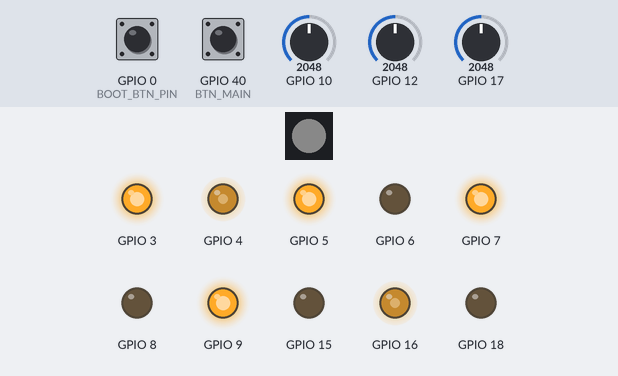
Simulated run of this program. Board: ESP32-S3. On the bench: 1 RGB LEDs in strip order, left to right, output pins drawn as LEDs (lit = HIGH). Inputs (shaded band) come from the test bench; at power-on: GPIO 0 (BOOT_BTN_PIN) LOW, GPIO 40 (BTN_MAIN) LOW, GPIO 17 = 2048, GPIO 10 = 2048, GPIO 12 = 2048. Dim RGB values are drawn brighter than linear; what the program prints to the serial monitor is not drawn.

Above: at 1.2 s.
1.3 s: GPIO 0 (BOOT_BTN_PIN) pulled HIGH for 0.15 s
At 2.1 s:
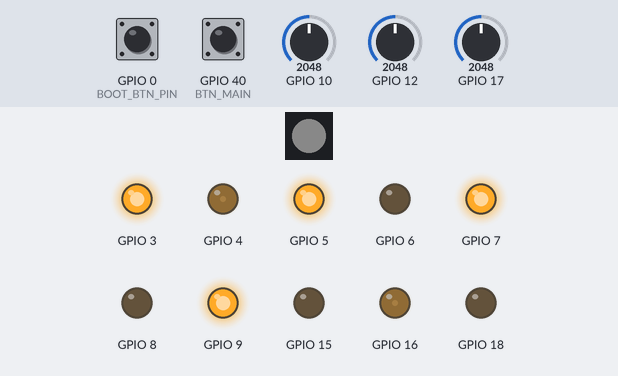
At 4.21 s:
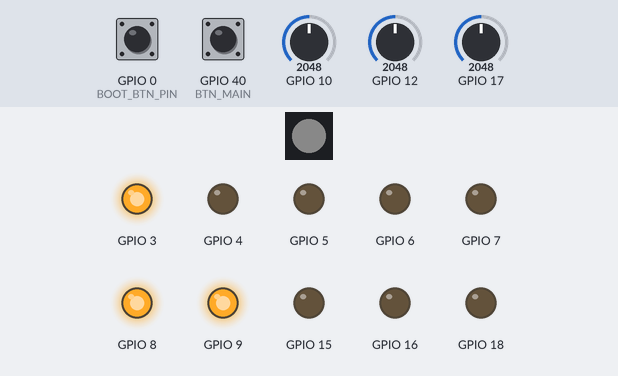
4.4 s: GPIO 40 (BTN_MAIN) pulled HIGH for 0.15 s
At 5.1 s:
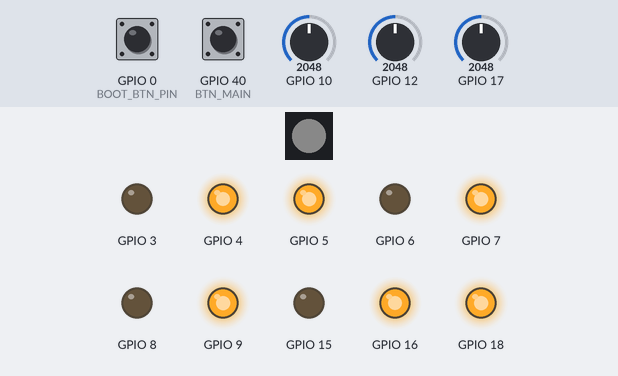
7.5 s: GPIO 17 set to 2413
9.0 s: GPIO 17 set to 2490
10.5 s: GPIO 40 (BTN_MAIN) pulled HIGH for 1 s
14.5 s: GPIO 40 (BTN_MAIN) pulled HIGH for 3.2 s
At 20.86 s:
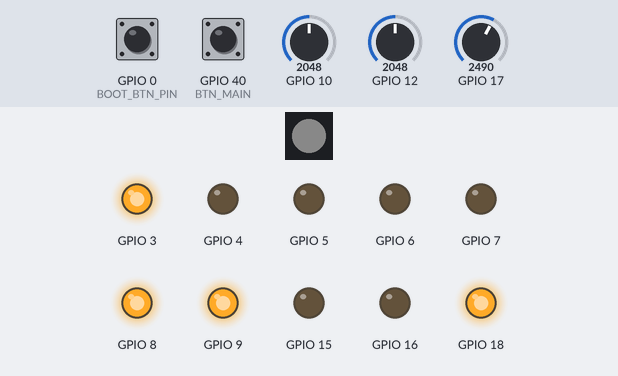
Timing chart, 0 to 21.0 s (numbered marks = the images above; inputs shaded):
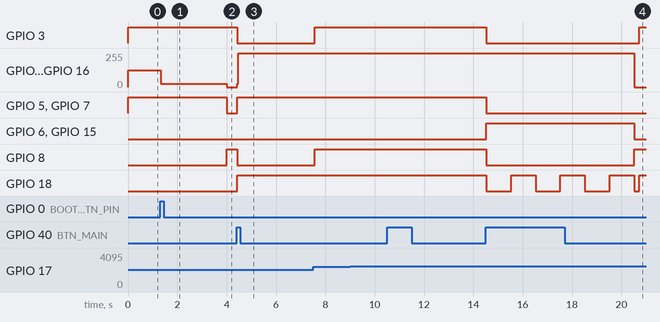

Measured:
- after the input at 1.3 s, GPIO 4, GPIO 16: 127/255 → 25/255 at once, → 0/255 2.7 s later
- after the input at 4.4 s, GPIO 3, GPIO 8: HIGH → LOW after 0.02 s instead of 2.6 s; GPIO 4, GPIO 16: 0/255 → 254/255 at once; GPIO 5, GPIO 7, GPIO 18: LOW → HIGH after 0.02 s instead of 2.6 s
- after the input at 9.0 s, every drawn part: stays the same
- after the input at 10.5 s, every drawn part: stays the same
- after the input at 14.5 s, GPIO 4, GPIO 16: 254/255 → 0/255 after 6.0 s

The program:

main.cpp
```cpp
#include <Arduino.h>
#include "hardware/BoardLED.h"
#include "hardware/LEDs.h"
#include "hardware/Debug.h"
#include "TrafficLights.h"
#include "hardware/Button.h"
#include "hardware/L298NMotor.h"
#include "hardware/ADC.h"
#include "RPMCounter.h"
#include "SpeedSignal.h"

#pragma region PINS

constexpr uint8_t POTENTIOMETER_RED = 17;

constexpr uint8_t NONE_PIN = 45;
constexpr uint8_t LEDS_RED = 3;
constexpr uint8_t LEDS_YELLOW = 8;
constexpr uint8_t LEDS_GREEN = 18;

constexpr uint8_t M1E = 4;
constexpr uint8_t M11 = 5;
constexpr uint8_t M12 = 6;
constexpr uint8_t M21 = 7;
constexpr uint8_t M22 = 15;
constexpr uint8_t M2E = 16;

constexpr uint8_t LEDS_BUILDIN = 48;
constexpr uint8_t LEDS_FOR_MEASUREMENT = 9;
constexpr uint8_t LEDS_PHOTO_RESISTOR_1 = 10;
constexpr uint8_t LEDS_PHOTO_RESISTOR_2 = 12;
constexpr uint8_t BTN_MAIN = 40;
constexpr uint8_t BOOT_BTN_PIN = 0;
constexpr ulong BAUD = 115200;
constexpr ulong ADC_RESOLUTION = 1 << 12;
#pragma endregion

constexpr ulong POTENTIOMETER_STEP = 10;
static Debug dbg("APP");
static std::array<uint8_t, 3> ledPins = {LEDS_RED, LEDS_YELLOW, LEDS_GREEN};
static std::array<uint8_t, 3> motor1Pins = {M1E, M11, M12};
static std::array<uint8_t, 3> motor2Pins = {M2E, M21, M22};
static std::array<uint8_t, 1> measureLightLed = {LEDS_FOR_MEASUREMENT};

static BoardLED boardLed(LEDS_BUILDIN);
static BoardLED noneLed(NONE_PIN);
static LEDs trafficLightLeds(ledPins.data(), ledPins.size());
static LEDs measureLeds(measureLightLed.data(), measureLightLed.size());

static TrafficLights trafficLights(trafficLightLeds, noneLed, dbg.Scoped("TL"));

static Button mainBtn(BTN_MAIN, LOW, dbg.Scoped("BTN" + String(BTN_MAIN, NONE_LEVEL)));
static Button bootBtn(BOOT_BTN_PIN, LOW, dbg.Scoped("BTN" + String(BOOT_BTN_PIN, NONE_LEVEL)));

static L298NMotor motor1Pet(motor1Pins, dbg.Scoped("M1", NONE_LEVEL));
static L298NMotor motor2Car(motor2Pins, dbg.Scoped("M2", NONE_LEVEL));

static ADC lightSensorCar(LEDS_PHOTO_RESISTOR_1, ADC_RESOLUTION, dbg.Scoped("LS1Car", NONE_LEVEL));
static ADC lightSensorPet(LEDS_PHOTO_RESISTOR_2, ADC_RESOLUTION, dbg.Scoped("LS2Pet", NONE_LEVEL));

static RPMCounter m1RpmCar(lightSensorCar, dbg.Scoped("RPMCar"));
static RPMCounter m2RpmPet(lightSensorPet, dbg.Scoped("RPMPet", NONE_LEVEL));

static SpeedSignal speedSignal(boardLed, dbg.Scoped("SpeedSignal"));
static ADC potentiometer(POTENTIOMETER_RED, ADC_RESOLUTION, dbg.Scoped("CR"));

uint8_t currentMaxSpeed = L298NMotor::MAX_SPEED; // Current max speed allowed by potentiometer in %
uint8_t motorSpeed = currentMaxSpeed;            // Current motors' speed in %

#pragma region MOTORS CONTROL

void updateCurrentSpeed(uint8_t speedValue)
{
  motorSpeed = speedValue;
  motor1Pet.speed(motorSpeed);
  motor2Car.speed(motorSpeed);
  dbg.print("new speed: " + String(motorSpeed));
}

void increaseMotorsSpeed()
{
  static uint8_t speedStep = 10;
  auto newSpeed = motorSpeed + speedStep;

  if (newSpeed > currentMaxSpeed)
  {
    newSpeed = speedStep;
  }
  updateCurrentSpeed(newSpeed);
}

#pragma endregion

#pragma region BUTTONs HANDLERS

void onBootBtnLongPress()
{
  updateCurrentSpeed(L298NMotor::MAX_SPEED);
}

void onBootBtnReleased()
{
  increaseMotorsSpeed();
}

void onMainBtnRelease()
{
  trafficLights.forceNextState();
}
void onMainBtnLongPress()
{
  trafficLights.togglePause();
}

#pragma endregion

void onLightTrafficStateChanged(TrafficLights::State state)
{
  static uint8_t num = 0;
  static L298NMotor::DIRECTION direction = L298NMotor::DIRECTION::FORWARD;
  switch (state)
  {
  case TrafficLights::State::RED_YELLOW:
  case TrafficLights::State::RED:
  case TrafficLights::State::YELLOW:
    motor1Pet.move(L298NMotor::DIRECTION::STOP, 0);
    motor2Car.move(L298NMotor::DIRECTION::STOP, 0);
    break;
  case TrafficLights::State::GREEN:
    num++;
    direction = num % 2 == 0
                    ? L298NMotor::DIRECTION::BACKWARD
                    : L298NMotor::DIRECTION::FORWARD;
    motor1Pet.move(direction, motorSpeed);
    motor2Car.move(direction, motorSpeed);
    break;
  case TrafficLights::State::GREEN_BLINK:
    motor1Pet.move(direction, motorSpeed);
    motor2Car.move(direction, motorSpeed);
    break;
  default:
    dbg.print("ERR:UnknownSTATE");
    motor1Pet.stop();
    motor2Car.stop();
    break;
  }
}

void processPotentiometer()
{
  auto value = potentiometer.percent();
  if (abs(value - currentMaxSpeed) < POTENTIOMETER_STEP)
  {
    return;
  }
  value = (value / POTENTIOMETER_STEP) * POTENTIOMETER_STEP; // adjust to step ladder
  auto previousMaxSpeed = currentMaxSpeed;
  currentMaxSpeed = value;
  dbg.print(String("CURRENTMAXSPEED(") + currentMaxSpeed + "%)");
  if (motorSpeed > currentMaxSpeed || motorSpeed == previousMaxSpeed)
  {
    dbg.print(String("speed=>CURRENTMAXSPEED(") + currentMaxSpeed + "%)");
    updateCurrentSpeed(currentMaxSpeed);
  }
}

void setup()
{
  Serial.begin(BAUD);

  boardLed.init();
  trafficLightLeds.init();
  mainBtn.init();
  bootBtn.init();

  motor1Pet.init();
  motor2Car.init();

  measureLeds.init();
  lightSensorCar.init();
  lightSensorPet.init();

  trafficLights.onNewState(onLightTrafficStateChanged);

  mainBtn.onRelease(onMainBtnRelease);
  mainBtn.onLongPress(onMainBtnLongPress);
  bootBtn.onRelease(onBootBtnReleased);
  bootBtn.onLongPress(onBootBtnLongPress);

  trafficLights.init();
  trafficLights.setSpeedMultiplier(0.5f);

  dbg.print("initialized.");

  measureLeds.upAll();
  speedSignal.track(&m1RpmCar);
  speedSignal.track(&m2RpmPet);

  motor1Pet.forward(0);
  motor2Car.forward(80);
}

void loop()
{
  trafficLights.tick(); // tick/millis-based mode of traffic lights

  mainBtn.tick();
  bootBtn.tick();
  m1RpmCar.tick();
  m2RpmPet.tick();
  speedSignal.tick();
  processPotentiometer();
}
```

RPMCounter.h
```cpp
#pragma once
/// @brief Calculates RPM based on light resistor voltage oscillations
/// by measuring distance between extremum
/// AI-generated
class RPMCounter
{
private:
    ADC &sensor;
    Debug &dbg;

    // Time tracking for RPM calculation
    unsigned long lastExtremumTime = 0;
    unsigned long currentRPM = 0;

    // State variables for peak/valley detection
    uint8_t lastExtremumValue = 0;
    bool isRising = true;

    // Hysteresis threshold to ignore minor signal jitter (adjust based on sensor variance)
    const uint8_t HYSTERESIS = 3;

    // Moving average filter variables
    uint8_t bufferIndex = 0;
    uint16_t bufferSum = 0;
    const uint8_t WINDOW_SIZE = 10; // Use a 10-sample window from your 100-byte buffer

    // Timeout: If no peaks are detected in this time, RPM drops to 0
    const unsigned long TIMEOUT_MS = 20000;

    // Measurement frequency tracking
    unsigned long freqWindowStart = 0;
    unsigned long tickCount = 0;

public:
    uint8_t buffer[100] = {0};

    RPMCounter(ADC &sensor, Debug &dbg) : sensor(sensor), dbg(dbg)
    {
    }

    void tick()
    {
        unsigned long now = millis();

        tickCount++;
        if (freqWindowStart == 0) freqWindowStart = now;
        unsigned long elapsed = now - freqWindowStart;

        auto newValue = sensor.percent();

        // 1. Moving Average Filter (Smooths the analog noise)
        bufferSum -= buffer[bufferIndex];
        buffer[bufferIndex] = newValue;
        bufferSum += newValue;
        bufferIndex = (bufferIndex + 1) % WINDOW_SIZE;

        uint8_t smoothedValue = bufferSum / WINDOW_SIZE;

        // 2. Extremum Detection Logic
        if (isRising)
        {
            // Looking for a PEAK
            if (smoothedValue < lastExtremumValue - HYSTERESIS)
            {
                // Signal was rising, but just dropped below the threshold. Peak found!
                isRising = false;

                if (lastExtremumTime > 0)
                {
                    unsigned long deltaMs = now - lastExtremumTime;
                    if (deltaMs > 0)
                    {
                        // Calculate RPM: (1 revolution / delta ms) * (60,000 ms / 1 minute)
                        // Note: This assumes 1 peak = 1 full revolution.
                        currentRPM = 60000 / deltaMs;
                        unsigned long measFreq = elapsed > 0 ? tickCount * 1000 / elapsed : 0;
                        dbg.print(String("RPM=") + currentRPM + " , DeltaMS=" + deltaMs + " , MeasFreq=" + measFreq + "Hz");
                    }
                }

                lastExtremumTime = now;
                lastExtremumValue = smoothedValue; // Reset threshold to track the valley
            }
            else if (smoothedValue > lastExtremumValue)
            {
                // Still rising, push the peak higher
                lastExtremumValue = smoothedValue;
            }
        }
        else
        {
            // Looking for a VALLEY
            if (smoothedValue > lastExtremumValue + HYSTERESIS)
            {
                // Signal was falling, but just rose above the threshold. Valley found!
                isRising = true;
                lastExtremumValue = smoothedValue; // Reset threshold to track the next peak

                // Note: If your target has multiple extremums per revolution (e.g., a fan
                // with multiple blades), you would also track time/deltas on valleys here.
            }
            else if (smoothedValue < lastExtremumValue)
            {
                // Still falling, push the valley lower
                lastExtremumValue = smoothedValue;
            }
        }

        // 3. Stopped Motor Handling
        // If the rotor stops, no new extremum trigger. We must force RPM to 0.
        if (currentRPM > 0 && (now - lastExtremumTime > TIMEOUT_MS))
        {
            currentRPM = 0;
            dbg.print(String("RPM=") + currentRPM);
        }
    }

    // Getter to safely retrieve the calculated RPM from your main loop
    unsigned long getRPM() const
    {
        return currentRPM;
    }
};
```

SpeedSignal.h
```cpp
#pragma once
#include "hardware/BoardLED.h"
#include "hardware/Debug.h"
#include "RPMCounter.h"

/// @brief Checks if some RPM Sensors have detected speed higher then threshold
/// if detected  - light LED in RED, otherwise to white
class SpeedSignal
{
    BoardLED &led;
    Debug &dbg;
    const static uint32_t maxAllowedRPM = 80;
    RPMCounter *targets[10];
    uint8_t targetCount = 0;

public:
    SpeedSignal(BoardLED &led, Debug &dbg)
        : led(led), dbg(dbg)
    {
    }

    void track(RPMCounter *target)
    {
        targets[targetCount] = target;
        targetCount++;
    }

    void tick()
    {

        for (size_t i = 0; i < targetCount; i++)
        {
            if (targets[i]->getRPM() > maxAllowedRPM)
            {
                led.red();
                return;
            }
        }

        led.white();
    }
};
```

TrafficLights.cpp
```cpp
#include "TrafficLights.h"

TrafficLights::TrafficLights(LEDs &leds, BoardLED &additionalLed, Debug &debug)
    : additionalLed(additionalLed), leds(leds),
      state(State::RED), stateStartMs(0), debug(debug) {}

#pragma region General

void TrafficLights::init()
{
  enterState(State::RED);
}

void TrafficLights::enterState(State newState)
{
  debug.print(stateToString(state) + "->" + stateToString(newState));
  state = newState;
  stateStartMs = millis();

  leds.downAll(); // maybe better to avoid this.

  switch (newState)
  {
  case State::RED:
    leds.upRed();
    additionalLed.red();
    break;

  case State::RED_YELLOW:
    leds.upRed();
    leds.upYellow();
    additionalLed.redYellow();
    break;

  case State::GREEN:
    leds.upGreen();
    additionalLed.green();
    break;

  case State::GREEN_BLINK:
    leds.downGreen();
    additionalLed.off();
    break;

  case State::YELLOW:
    leds.upYellow();
    additionalLed.yellow();
    break;
  }

  if (newStateEvent)
  {
    newStateEvent(newState);
  }
}

const void TrafficLights::blinkGreenLed(bool ledOn)
{
  if (ledOn)
  {
    leds.upGreen();
    additionalLed.green();
  }
  else
  {
    leds.downGreen();
    additionalLed.off();
  }
}

#pragma endregion

#pragma region Sync Processing

void TrafficLights::runAllStates()
{
  debug.print(String("Iterate states"));
  enterState(State::RED);
  delay(RED_MS);
  enterState(State::RED_YELLOW);
  delay(RED_YELLOW_MS);
  enterState(State::GREEN);
  delay(GREEN_MS);
  enterState(State::GREEN_BLINK);
  for (size_t blinksCount = 0; blinksCount < BLINKS_COUNT; blinksCount++)
  {
    debug.print(String("Blink#") + blinksCount);
    delay(BLINK_PERIOD_MS);
    blinkGreenLed(true);
    delay(BLINK_PERIOD_MS);
    blinkGreenLed(false);
  }

  enterState(State::YELLOW);
  delay(YELLOW_MS);
}

void TrafficLights::forceNextState()
{
  if (isPaused)
  {
    togglePause();
  }
  processStateOnTick(UINT32_MAX);
}

#pragma endregion

const uint32_t TrafficLights::adjustElapsedTimeAccordingToSpeed(uint32_t ms)
{
  return ms * speedMultiplier;
}

void TrafficLights::setSpeedMultiplier(float value)
{
  speedMultiplier = value;
}

#pragma region Async Ticks Processing

void TrafficLights::processStateOnTick(uint32_t elapsedInState)
{
  elapsedInState = adjustElapsedTimeAccordingToSpeed(elapsedInState);
  switch (state)
  {
  case State::RED:
    if (elapsedInState >= RED_MS)
      enterState(State::RED_YELLOW);
    break;

  case State::RED_YELLOW:
    if (elapsedInState >= RED_YELLOW_MS)
      enterState(State::GREEN);
    break;

  case State::GREEN:
    if (elapsedInState >= GREEN_MS)
      enterState(State::GREEN_BLINK);
    break;

  case State::GREEN_BLINK:
  {
    if (elapsedInState >= GREEN_BLINK_MS)
    {
      enterState(State::YELLOW);
      break;
    }

    bool ledOn = ((elapsedInState / BLINK_PERIOD_MS) % 2) != 0;
    if (currentGreenLedState == ledOn) // not sure if its really critical though.
    {
      break;
    }
    currentGreenLedState = ledOn;
    blinkGreenLed(ledOn);
    break;
  }

  case State::YELLOW:
    if (elapsedInState >= YELLOW_MS)
      enterState(State::RED);
    break;
  }
}

void TrafficLights::togglePause()
{
  isPaused = !isPaused;
  if (!isPaused)
  {
    enterState(state); // Continue from last state from state begining
  }

  debug.print("Paused:" + String(isPaused));
}

void TrafficLights::tick()
{
  if (isPaused)
  {
    leds.upAll();
    additionalLed.blue();
    return;
  }
  uint32_t elapsed = millis() - stateStartMs;
  processStateOnTick(elapsed);
}

#pragma endregion

#pragma region State Helpers

String TrafficLights::stateInfo()
{
  return stateToString(state);
}

const String TrafficLights::stateToString(State state)
{
  String name;
  switch (state)
  {
  case State::RED:
    name = "RED";
    break;
  case State::GREEN:
    name = "GREEN";
    break;
  case State::YELLOW:
    name = "YELLOW";
    break;
  case State::GREEN_BLINK:
    name = "GREEN_BLINK";
    break;
  case State::RED_YELLOW:
    name = "RED_YELLOW";
    break;
  default:
    name = "Unknown";
    break;
  }

  return String(name) + "(" + static_cast<uint8_t>(state) + ")";
}

#pragma endregion
```

TrafficLights.h
```cpp
#pragma once
#include <Arduino.h>
#include "hardware/BoardLED.h"
#include "hardware/LEDs.h"
#include "hardware/Debug.h"

class TrafficLights
{
public:
  enum class State : uint8_t
  {
    RED,
    RED_YELLOW,
    GREEN,
    GREEN_BLINK, //  turn off led on enter
    YELLOW
  };

  using NewStateCallback = std::function<void(State)>;

private:
  BoardLED &additionalLed;
  LEDs &leds;
  Debug &debug;

  State state;
  NewStateCallback newStateEvent;
  uint32_t stateStartMs;
  bool currentGreenLedState;
  float speedMultiplier = 1.0;
  bool isPaused;
  static constexpr uint32_t RED_MS = 2000;
  static constexpr uint32_t RED_YELLOW_MS = 1500;
  static constexpr uint32_t GREEN_MS = 3000;
  static constexpr size_t BLINKS_COUNT = 3;
  static constexpr uint32_t BLINK_PERIOD_MS = 500;                              // on, off period (separately)
  static constexpr uint32_t GREEN_BLINK_MS = BLINKS_COUNT * 2 * BLINK_PERIOD_MS; // total green blinking duration

  static constexpr uint32_t YELLOW_MS = 1000;

  void enterState(State next);
  void processStateOnTick(uint32_t elapsed);

  const void blinkGreenLed(bool isOn);

  static const String stateToString(State c);
  const uint32_t adjustElapsedTimeAccordingToSpeed(uint32_t ms);

public:
  void togglePause();
  void setSpeedMultiplier(float value);
  TrafficLights(LEDs &leds, BoardLED &additionalLed, Debug &debug);
  void init();
  void tick();
  void runAllStates();
  void forceNextState();
  String stateInfo();

  void onNewState(NewStateCallback cb) { newStateEvent = cb; }
};
```

ADC.h
```cpp
#pragma once
#include <Arduino.h>
#include <hardware/Debug.h>

class ADC
{
private:
    uint8_t _pin;
    static constexpr uint8_t HYSTERESIS = 100;
    static constexpr uint8_t HYSTERESIS_PERCENTS = 1;

public:
    uint8_t _lastPercents;
    uint16_t _lastValue;
    u_int16_t _resolution;
    Debug &dbg;
    ADC(uint8_t pin, u_int16_t resolution, Debug &dbg) : _pin(pin), _resolution(resolution), dbg(dbg)
    {
    }

    void init()
    {
        pinMode(_pin, INPUT);
    }

    uint8_t percent()
    {
        auto value = analogRead(_pin);

        if (abs(_lastValue - value) < HYSTERESIS)
        {
            return _lastPercents;
        }
        _lastValue = value;
        auto newValue = (uint8_t)((float)value / _resolution * 100);

        if (abs(_lastPercents - newValue) >= HYSTERESIS_PERCENTS)
        {
            dbg.print(String("ADC:") + String(_lastPercents) + "=>" + newValue);
        }
        _lastPercents = newValue;
        return _lastPercents;
    }
};
```

BoardLED.cpp
```cpp
#include "BoardLED.h"

BoardLED::BoardLED(uint8_t pin, uint16_t count)
    : neoPixel(count, pin, NEO_GRB + NEO_KHZ800) {}

void BoardLED::init()
{
  neoPixel.begin();
  neoPixel.setBrightness(10);
  neoPixel.show();
}

void BoardLED::setColor(uint8_t r, uint8_t g, uint8_t b)
{
  neoPixel.setPixelColor(0, neoPixel.Color(r, g, b));
  neoPixel.show();
}

void BoardLED::red()
{
  setColor(255, 0, 0);
}

void BoardLED::redYellow()
{
  setColor(255, 80, 0);
}

void BoardLED::green()
{
  setColor(0, 255, 0);
}

void BoardLED::yellow()
{
  setColor(255, 120, 0);
}

void BoardLED::blue()
{
  setColor(0, 0, 255);
}

void BoardLED::white()
{
  setColor(255, 255, 255);
}

void BoardLED::off()
{
  setColor(0, 0, 0);
}
```

Source omitted: BoardLED.h (370 bytes), Button.h (5081 bytes), Debug.cpp (705 bytes), Debug.h (459 bytes), L298NMotor.h (3953 bytes), LEDs.cpp (1530 bytes), LEDs.h (849 bytes)
